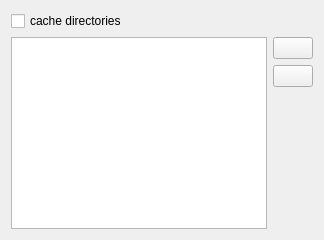
     <widget class="QWidget" name="hardDiskSearch">
      <attribute name="icon">
       <iconset resource="../../resources.qrc">
        <normaloff>:/icons/resources/harddisk.png</normaloff>:/icons/resources/harddisk.png</iconset>
      </attribute>
      <attribute name="title">
       <string>Harddisk search</string>
      </attribute>
      <layout class="QVBoxLayout" name="verticalLayout_13">
       <item>
        <widget class="QCheckBox" name="cacheDirectories">
         <property name="text">
          <string>cache directories</string>
         </property>
        </widget>
       </item>
       <item>
        <layout class="QHBoxLayout" name="horizontalLayout_4">
         <item>
          <widget class="QListWidget" name="directoryList"/>
         </item>
         <item>
          <layout class="QVBoxLayout" name="verticalLayout_12">
           <item>
            <widget class="QPushButton" name="addDirectory">
             <property name="text">
              <string/>
             </property>
             <property name="icon">
              <iconset resource="../../resources.qrc">
               <normaloff>:/icons/resources/filenew.png</normaloff>:/icons/resources/filenew.png</iconset>
             </property>
             <property name="iconSize">
              <size>
               <width>16</width>
               <height>16</height>
              </size>
             </property>
            </widget>
           </item>
           <item>
            <widget class="QPushButton" name="deleteDirectory">
             <property name="text">
              <string/>
             </property>
             <property name="icon">
              <iconset resource="../../resources.qrc">
               <normaloff>:/icons/resources/trash-16.png</normaloff>:/icons/resources/trash-16.png</iconset>
             </property>
             <property name="iconSize">
              <size>
               <width>16</width>
               <height>16</height>
              </size>
             </property>
            </widget>
           </item>
           <item>
            <spacer name="verticalSpacer_6">
             <property name="orientation">
              <enum>Qt::Vertical</enum>
             </property>
             <property name="sizeHint" stdset="0">
              <size>
               <width>20</width>
               <height>40</height>
              </size>
             </property>
            </spacer>
           </item>
          </layout>
         </item>
        </layout>
       </item>
      </layout>
     </widget>
